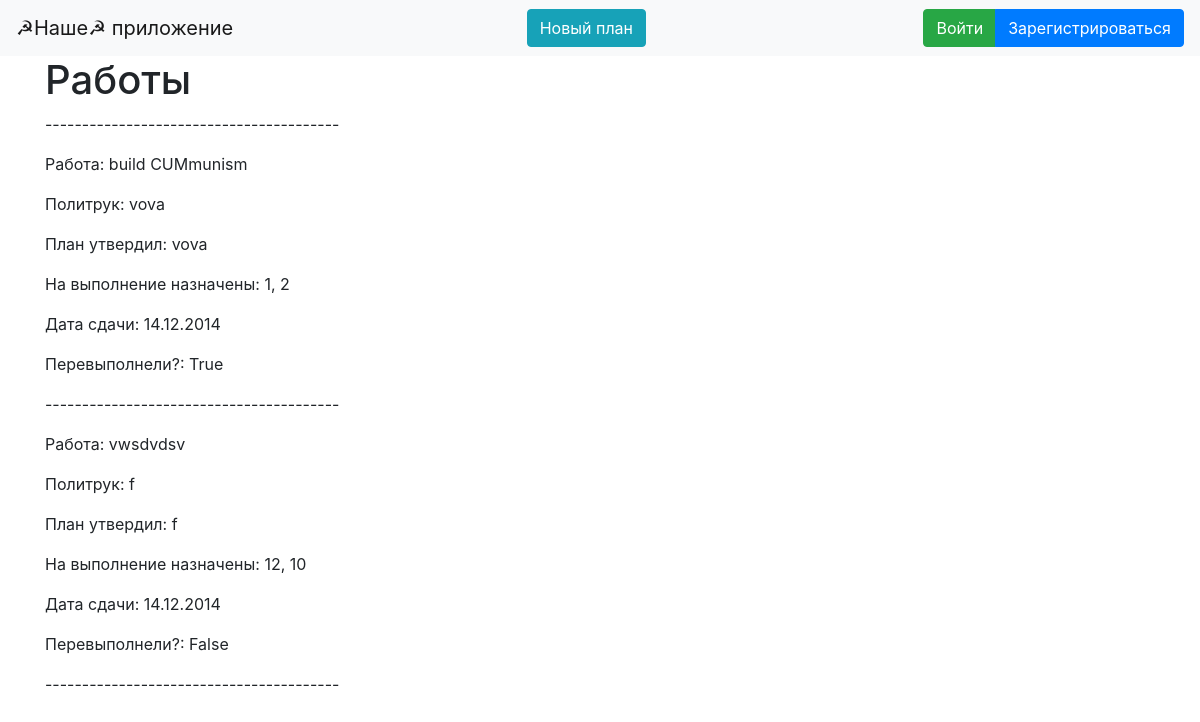
/index, run on the app's committed database.
### data/job.py (models this page shows)
class Job(SqlAlchemyBase, UserMixin, SerializerMixin):
    __tablename__ = 'jobs'
    id = sqlalchemy.Column(sqlalchemy.Integer,
                           primary_key=True, autoincrement=True)
    creater_id = sqlalchemy.Column(sqlalchemy.Integer, sqlalchemy.ForeignKey("users.id"), nullable=True)
    politryk_id = sqlalchemy.Column(sqlalchemy.Integer, nullable=True)
    name = sqlalchemy.Column(sqlalchemy.String, nullable=True)
    plan = sqlalchemy.Column(sqlalchemy.Integer, nullable=True)
    ids_tovarishei = sqlalchemy.Column(sqlalchemy.String, nullable=True)
    start_of_piatiletka = sqlalchemy.Column(sqlalchemy.String, nullable=True)
    end_of_piatiletka = sqlalchemy.Column(sqlalchemy.String, nullable=True)
    result_of_plan = sqlalchemy.Column(sqlalchemy.Boolean, nullable=True)
    user = orm.relation('User')

### data/users.py (models this page shows, shortened)
class User(SqlAlchemyBase, UserMixin, SerializerMixin):
    __tablename__ = 'users'
    id = sqlalchemy.Column(sqlalchemy.Integer,
                           primary_key=True, autoincrement=True)
    surname = sqlalchemy.Column(sqlalchemy.String, nullable=True)
    name = sqlalchemy.Column(sqlalchemy.String, nullable=True)
    age = sqlalchemy.Column(sqlalchemy.Integer, nullable=True)
    position = sqlalchemy.Column(sqlalchemy.String, nullable=True)
    speciality = sqlalchemy.Column(sqlalchemy.String, nullable=True)
    address = sqlalchemy.Column(sqlalchemy.String, nullable=True)
    email = sqlalchemy.Column(sqlalchemy.String,
                              index=True, unique=True, nullable=True)
    hashed_password = sqlalchemy.Column(sqlalchemy.String, nullable=True)
    modified_date = sqlalchemy.Column(sqlalchemy.DateTime,
                                     default=datetime.datetime.now)
    jobs = orm.relation("Job")

### flask_app.py (the view)
@app.route('/')
@app.route('/index')
def index():
    db_sess = db_session.create_session()
    jobs = db_sess.query(Job).all()
    return render_template('index.html', title='Домашняя страница', jobs=jobs,
                           db_sess=db_sess,
                           User=User)

### data/db_session.py (called while the page is built)
def create_session() -> Session:
    global __factory
    return __factory()

### templates/index.html (shortened to what this page needs)
{% extends "base.html" %}
{% block content %}
    <h1>Работы</h1>
    <p>----------------------------------------</p>
    {% if jobs %}
        {%  for job in jobs %}
            <p>Работа: {{ job.name }}</p>
            <p>Политрук: {{ db_sess.query(User).filter(User.id == job.politryk_id).first().name }}</p>
            <p>План утвердил: {{ db_sess.query(User).filter(User.id == job.creater_id).first().name }}</p>
            <p>На выполнение назначены: {{ job.ids_tovarishei }}</p>
            <p>Дата сдачи: {{ job.end_of_piatiletka }}</p>
            <p>Перевыполнели?: {{ job.result_of_plan }}</p>
            <p>----------------------------------------</p>
        {% endfor %}
    {% else %}
        <h3>Работ пока нет</h3>
    {% endif %}
{% endblock %}

### templates/base.html (shortened to what this page needs)
<!doctype html>
<html lang="en">
<head>
    <link rel="stylesheet"
          href="https://stackpath.bootstrapcdn.com/bootstrap/4.4.1/css/bootstrap.min.css"
>
</head>
<body>
<header>
    <nav class="navbar navbar-light bg-light">
        <a class="navbar-brand" href="/">☭Наше☭ приложение</a>
        <a type="button" class="btn btn-info" href="/add_job">Новый план</a>
        {% if current_user.is_authenticated %}
            <a class="navbar-brand" href="/logout">{{ current_user.name }}</a>
        {% else %}
            <div class="btn-group" role="group" aria-label="Basic mixed styles example">
              <a type="button" class="btn btn-success" href="/login">Войти</a>
              <a type="button" class="btn btn-primary" href="/register">Зарегистрироваться</a>
            </div>
        {% endif %}
    </nav>
</header>
<main role="main" class="container">
    {% block content %}{% endblock %}
</main>
</body>
</html>

### data on the page
Job: name "build CUMmunism", ids_tovarishei "1, 2", end_of_piatiletka "14.12.2014", result_of_plan "True"
User: query "vova"
Job: name "vwsdvdsv", ids_tovarishei "12, 10", end_of_piatiletka "14.12.2014", result_of_plan "False"
User: query "f"
